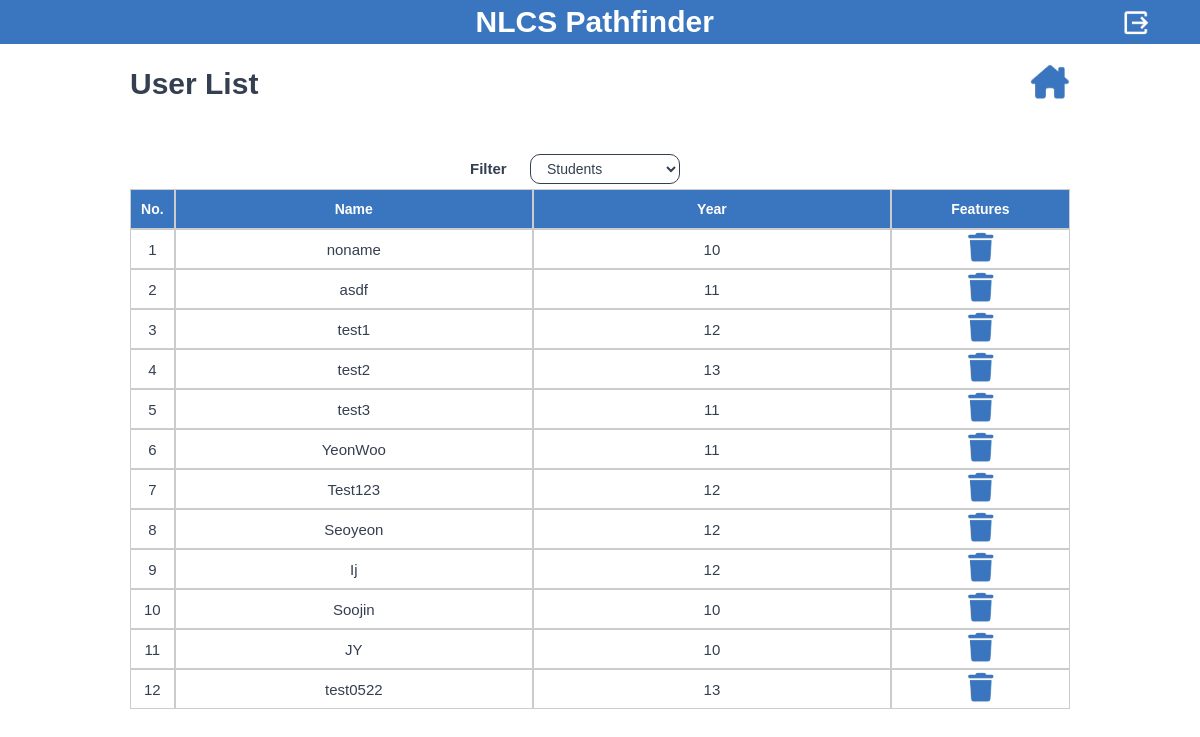
/manager-studentlist/ (signed in), run on an earlier commit of the app's database.
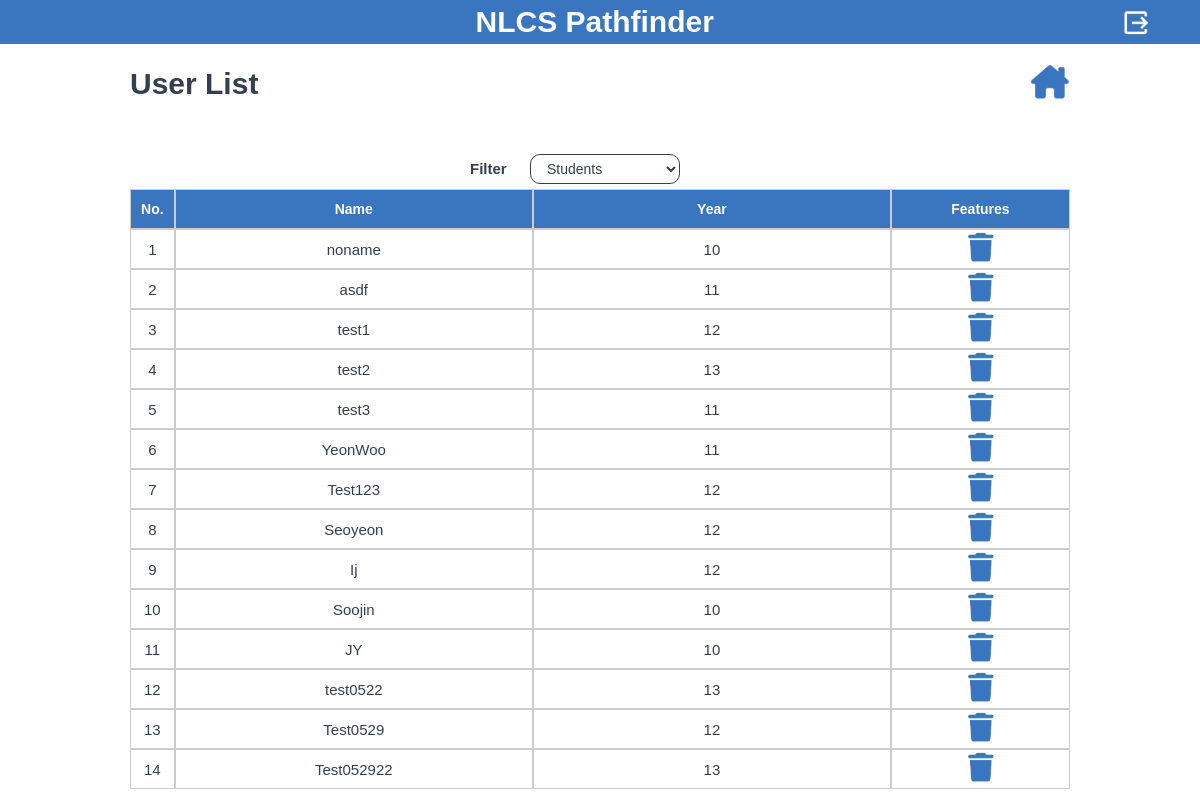
And on a later commit of the database.
### student/models.py (models this page shows, shortened)
class Student(models.Model):
    GRADE_CHOICES = [
        (10, 'Year 10'),
        (11, 'Year 11'),
        (12, 'Year 12'),
        (13, 'Year 13'),
    ]
    name = models.TextField(max_length=60, default="noname")
    grade = models.IntegerField(choices=GRADE_CHOICES)
    university = models.ForeignKey(University, on_delete=models.CASCADE, default=None)
    major = models.ForeignKey(Major, on_delete=models.CASCADE)
    ib_subject = models.TextField(max_length=60, null=True)
    ib_ia_title = models.TextField(max_length=250, null=True)
    strength = models.TextField(max_length=5000, null=True)
    weakness = models.TextField(max_length=5000, null=True)
    recommendation = models.TextField(max_length=5000, null=True)
    is_active = models.BooleanField(default=True)

### manager/views.py (the view, shortened to what this page needs)
# urls.py: path('manager-studentlist/', views.manager_studentlist, name='manager-studentlist'),
@login_required
def manager_studentlist(request):
    students = Student.objects.filter(is_active=True)
    student_pk_list = [s.pk for s in students]
    print(student_pk_list)
    context = {
        'students': students,
        'student_pk_list': student_pk_list,
    }
    return render(request, 'manager_manageusersstudent.html', context)

### manager/templates/manager_manageusersstudent.html (shortened to what the changed rows need)
<!DOCTYPE html>
<html data-wf-page="664dd413888b20090cd17b73" data-wf-site="65dae9a8aed2bddc7d4faf42">
<head>
  {% load static %}
  <link href="{% static 'css/normalize.css' %}" rel="stylesheet" type="text/css">
  <link href="{% static 'css/webflow.css' %}" rel="stylesheet" type="text/css">
  <link href="{% static 'css/2024-ia-gyumin.webflow.css' %}" rel="stylesheet" type="text/css">
</head>
<body class="body">
  <section class="sectionmaintitle sectionheader sectionheaderlogout">
    <h1 class="headingmaintitle headingladn">                NLCS Pathfinder</h1>
  </section>
  <section class="sectionadminuserlist">
    <div class="w-layout-blockcontainer containerstdregheader w-container">
      <div class="divstdregessentialheader">
        <div id="w-node-f18b932d-7f52-d60e-bbf3-5157eddd1049-0cd17b73" class="divstdregheaderleft">
          <h1 class="headingstdregheaderleft">User List</h1>
        </div>
      </div>
    </div>
    <div class="w-layout-blockcontainer containercslstdlistfilter w-container">
      <div class="divblockcslstdlistfiltertotalgrid">
        <div id="w-node-_04b2b2d0-868f-9733-91e6-02bd12764990-0cd17b73" class="divblockcslstdlistfiltergrid">
          <h1 id="w-node-aecbbcb3-fbd4-3d55-dbd3-b318bce0ad78-0cd17b73" class="headingcslstdlistfiltertext">Filter</h1>
        </div>
      </div>
    </div>
    <div class="w-layout-blockcontainer containercslstdlist w-container">
      <div class="divadmuserstdlisttable">
        {% for student in students %}
        <div id="w-node-_179c3a27-b557-71e4-c74d-f36f7d2376ff-0cd17b73" class="divcslstddetailstabledata">
          <h1 class="headingcsltableuserlistdata">{{ forloop.counter }}</h1>
        </div>
        <div id="w-node-_5197f733-7904-6cc7-9ecc-baf557ef89ba-0cd17b73" class="divcslstddetailstabledata">
          <h1 class="headingcsltableuserlistdata">{{ student.name }}</h1>
        </div>
        <div id="w-node-_2a811ce6-2efa-3a34-5816-e5649499b8b6-0cd17b73" class="divcslstddetailstabledata">
          <h1 class="headingcsltableuserlistdata">{{ student.grade }}</h1>
        </div>
        <div id="w-node-ed5b2d9d-58ba-0fa5-26bd-41bae13074e7-0cd17b73" class="divadmintableuserlistdatafeature">
          <div id="w-node-ed5b2d9d-58ba-0fa5-26bd-41bae13074e8-0cd17b73" class="divblockuserlistfeaturesicon">
            <a class="divhousebutton" style="text-decoration:none; cursor:pointer" onclick="showModal({{student.id}});"><img class="img-fluid" src="{% static 'img/trash.png' %}" alt="Logo"></a>
          </div>
        </div>
        {% endfor %}
      </div>
    </div>
  </section>
</body>
</html>

What changed in the data, as far as the page shows it:
added Student: name "Test0529", grade "12"
added Student: name "Test052922", grade "13"
